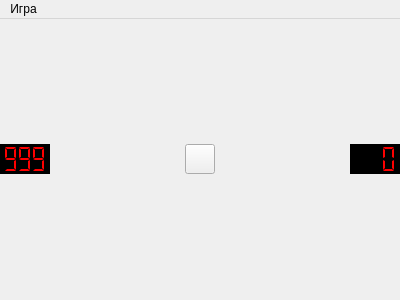
<?xml version="1.0" encoding="UTF-8"?>
<ui version="4.0">
 <class>MainWindow</class>
 <widget class="QMainWindow" name="MainWindow">
  <property name="geometry">
   <rect>
    <x>0</x>
    <y>0</y>
    <width>400</width>
    <height>300</height>
   </rect>
  </property>
  <property name="sizePolicy">
   <sizepolicy hsizetype="Fixed" vsizetype="Fixed">
    <horstretch>0</horstretch>
    <verstretch>0</verstretch>
   </sizepolicy>
  </property>
  <property name="windowTitle">
   <string>MainWindow</string>
  </property>
  <widget class="QWidget" name="centralWidget">
   <property name="styleSheet">
    <string notr="true">QLCDNumber {
	color: red;
	background-color: black;
}

#gameFieldWidget::item { padding: 0px; }</string>
   </property>
   <layout class="QVBoxLayout" name="verticalLayout">
    <property name="spacing">
     <number>0</number>
    </property>
    <property name="leftMargin">
     <number>0</number>
    </property>
    <property name="topMargin">
     <number>0</number>
    </property>
    <property name="rightMargin">
     <number>0</number>
    </property>
    <property name="bottomMargin">
     <number>0</number>
    </property>
    <item>
     <widget class="QWidget" name="topBarWidget" native="true">
      <layout class="QHBoxLayout" name="topBarLayout">
       <property name="spacing">
        <number>0</number>
       </property>
       <property name="leftMargin">
        <number>0</number>
       </property>
       <property name="topMargin">
        <number>0</number>
       </property>
       <property name="rightMargin">
        <number>0</number>
       </property>
       <property name="bottomMargin">
        <number>0</number>
       </property>
       <item>
        <widget class="QLCDNumber" name="lcdBombs">
         <property name="minimumSize">
          <size>
           <width>50</width>
           <height>30</height>
          </size>
         </property>
         <property name="maximumSize">
          <size>
           <width>50</width>
           <height>30</height>
          </size>
         </property>
         <property name="layoutDirection">
          <enum>Qt::LeftToRight</enum>
         </property>
         <property name="styleSheet">
          <string notr="true"/>
         </property>
         <property name="digitCount">
          <number>3</number>
         </property>
         <property name="segmentStyle">
          <enum>QLCDNumber::Flat</enum>
         </property>
         <property name="intValue" stdset="0">
          <number>999</number>
         </property>
        </widget>
       </item>
       <item>
        <spacer name="horizontalSpacer">
         <property name="orientation">
          <enum>Qt::Horizontal</enum>
         </property>
         <property name="sizeHint" stdset="0">
          <size>
           <width>40</width>
           <height>20</height>
          </size>
         </property>
        </spacer>
       </item>
       <item>
        <widget class="QPushButton" name="resetButton">
         <property name="maximumSize">
          <size>
           <width>30</width>
           <height>30</height>
          </size>
         </property>
         <property name="text">
          <string/>
         </property>
        </widget>
       </item>
       <item>
        <spacer name="horizontalSpacer_2">
         <property name="orientation">
          <enum>Qt::Horizontal</enum>
         </property>
         <property name="sizeHint" stdset="0">
          <size>
           <width>40</width>
           <height>20</height>
          </size>
         </property>
        </spacer>
       </item>
       <item>
        <widget class="QLCDNumber" name="lcdTime">
         <property name="minimumSize">
          <size>
           <width>50</width>
           <height>30</height>
          </size>
         </property>
         <property name="maximumSize">
          <size>
           <width>50</width>
           <height>30</height>
          </size>
         </property>
         <property name="digitCount">
          <number>3</number>
         </property>
         <property name="segmentStyle">
          <enum>QLCDNumber::Flat</enum>
         </property>
        </widget>
       </item>
      </layout>
     </widget>
    </item>
   </layout>
  </widget>
  <widget class="QMenuBar" name="menuBar">
   <property name="geometry">
    <rect>
     <x>0</x>
     <y>0</y>
     <width>400</width>
     <height>21</height>
    </rect>
   </property>
   <widget class="QMenu" name="menu">
    <property name="title">
     <string>Игра</string>
    </property>
    <widget class="QMenu" name="menu_2">
     <property name="title">
      <string>Сложность</string>
     </property>
     <addaction name="action_easy"/>
     <addaction name="action_medium"/>
     <addaction name="action_hard"/>
     <addaction name="separator"/>
     <addaction name="action_custom"/>
    </widget>
    <addaction name="menu_2"/>
   </widget>
   <addaction name="menu"/>
  </widget>
  <action name="action_easy">
   <property name="text">
    <string>Низкая</string>
   </property>
  </action>
  <action name="action_medium">
   <property name="text">
    <string>Средняя</string>
   </property>
  </action>
  <action name="action_hard">
   <property name="text">
    <string>Высокая</string>
   </property>
  </action>
  <action name="action_custom">
   <property name="text">
    <string>Особая...</string>
   </property>
  </action>
 </widget>
 <layoutdefault spacing="6" margin="11"/>
 <resources/>
 <connections/>
</ui>
